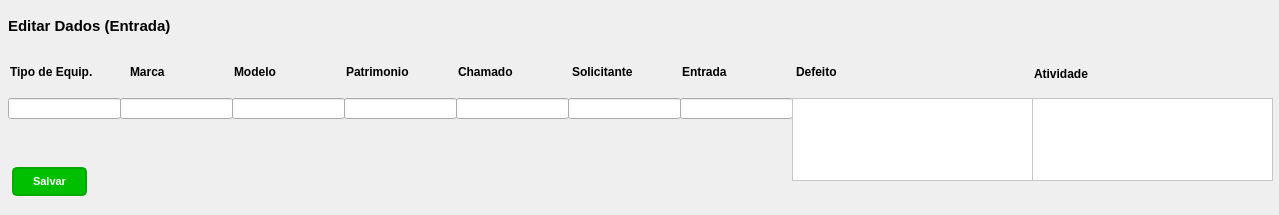
<?xml version="1.0" encoding="UTF-8"?>
<ui version="4.0">
 <class>MainWindow</class>
 <widget class="QMainWindow" name="MainWindow">
  <property name="geometry">
   <rect>
    <x>0</x>
    <y>0</y>
    <width>1279</width>
    <height>215</height>
   </rect>
  </property>
  <property name="windowTitle">
   <string>MainWindow</string>
  </property>
  <widget class="QWidget" name="centralwidget">
   <widget class="QLabel" name="label">
    <property name="geometry">
     <rect>
      <x>8</x>
      <y>14</y>
      <width>377</width>
      <height>23</height>
     </rect>
    </property>
    <property name="font">
     <font>
      <pointsize>11</pointsize>
      <weight>75</weight>
      <bold>true</bold>
     </font>
    </property>
    <property name="text">
     <string>Editar Dados (Entrada)</string>
    </property>
   </widget>
   <widget class="QLabel" name="label_2">
    <property name="geometry">
     <rect>
      <x>10</x>
      <y>64</y>
      <width>133</width>
      <height>16</height>
     </rect>
    </property>
    <property name="styleSheet">
     <string notr="true">font: 75 8pt &quot;MS Shell Dlg 2&quot;;
font-weight: bold;</string>
    </property>
    <property name="text">
     <string>Tipo de Equip.</string>
    </property>
   </widget>
   <widget class="QLineEdit" name="elineEdit">
    <property name="geometry">
     <rect>
      <x>8</x>
      <y>98</y>
      <width>113</width>
      <height>21</height>
     </rect>
    </property>
   </widget>
   <widget class="QLineEdit" name="elineEdit_2">
    <property name="geometry">
     <rect>
      <x>120</x>
      <y>98</y>
      <width>113</width>
      <height>21</height>
     </rect>
    </property>
   </widget>
   <widget class="QLabel" name="label_3">
    <property name="geometry">
     <rect>
      <x>130</x>
      <y>64</y>
      <width>105</width>
      <height>16</height>
     </rect>
    </property>
    <property name="styleSheet">
     <string notr="true">font: 75 8pt &quot;MS Shell Dlg 2&quot;;
font-weight: bold;</string>
    </property>
    <property name="text">
     <string>Marca</string>
    </property>
   </widget>
   <widget class="QLabel" name="label_4">
    <property name="geometry">
     <rect>
      <x>234</x>
      <y>64</y>
      <width>105</width>
      <height>16</height>
     </rect>
    </property>
    <property name="styleSheet">
     <string notr="true">font: 75 8pt &quot;MS Shell Dlg 2&quot;;
font-weight: bold;</string>
    </property>
    <property name="text">
     <string>Modelo</string>
    </property>
   </widget>
   <widget class="QLabel" name="label_5">
    <property name="geometry">
     <rect>
      <x>346</x>
      <y>64</y>
      <width>105</width>
      <height>16</height>
     </rect>
    </property>
    <property name="styleSheet">
     <string notr="true">font: 75 8pt &quot;MS Shell Dlg 2&quot;;
font-weight: bold;</string>
    </property>
    <property name="text">
     <string>Patrimonio</string>
    </property>
   </widget>
   <widget class="QLabel" name="label_6">
    <property name="geometry">
     <rect>
      <x>458</x>
      <y>64</y>
      <width>105</width>
      <height>16</height>
     </rect>
    </property>
    <property name="styleSheet">
     <string notr="true">font: 75 8pt &quot;MS Shell Dlg 2&quot;;
font-weight: bold;</string>
    </property>
    <property name="text">
     <string>Chamado</string>
    </property>
   </widget>
   <widget class="QLabel" name="label_7">
    <property name="geometry">
     <rect>
      <x>572</x>
      <y>64</y>
      <width>105</width>
      <height>16</height>
     </rect>
    </property>
    <property name="styleSheet">
     <string notr="true">font: 75 8pt &quot;MS Shell Dlg 2&quot;;
font-weight: bold;</string>
    </property>
    <property name="text">
     <string>Solicitante</string>
    </property>
   </widget>
   <widget class="QLabel" name="label_8">
    <property name="geometry">
     <rect>
      <x>796</x>
      <y>64</y>
      <width>105</width>
      <height>16</height>
     </rect>
    </property>
    <property name="styleSheet">
     <string notr="true">font: 75 8pt &quot;MS Shell Dlg 2&quot;;
font-weight: bold;</string>
    </property>
    <property name="text">
     <string>Defeito</string>
    </property>
   </widget>
   <widget class="QLabel" name="elabel_9">
    <property name="geometry">
     <rect>
      <x>1034</x>
      <y>66</y>
      <width>105</width>
      <height>16</height>
     </rect>
    </property>
    <property name="styleSheet">
     <string notr="true">font: 75 8pt &quot;MS Shell Dlg 2&quot;;
font-weight: bold;</string>
    </property>
    <property name="text">
     <string>Atividade</string>
    </property>
   </widget>
   <widget class="QLineEdit" name="elineEdit_3">
    <property name="geometry">
     <rect>
      <x>232</x>
      <y>98</y>
      <width>113</width>
      <height>21</height>
     </rect>
    </property>
   </widget>
   <widget class="QLineEdit" name="elineEdit_4">
    <property name="geometry">
     <rect>
      <x>344</x>
      <y>98</y>
      <width>113</width>
      <height>21</height>
     </rect>
    </property>
   </widget>
   <widget class="QLineEdit" name="elineEdit_5">
    <property name="geometry">
     <rect>
      <x>456</x>
      <y>98</y>
      <width>113</width>
      <height>21</height>
     </rect>
    </property>
   </widget>
   <widget class="QLineEdit" name="elineEdit_6">
    <property name="geometry">
     <rect>
      <x>568</x>
      <y>98</y>
      <width>113</width>
      <height>21</height>
     </rect>
    </property>
   </widget>
   <widget class="QPushButton" name="bsalvaredicao">
    <property name="geometry">
     <rect>
      <x>12</x>
      <y>167</y>
      <width>75</width>
      <height>29</height>
     </rect>
    </property>
    <property name="font">
     <font>
      <family>MS Shell Dlg 2</family>
      <pointsize>8</pointsize>
      <weight>75</weight>
      <italic>false</italic>
      <bold>true</bold>
     </font>
    </property>
    <property name="styleSheet">
     <string notr="true">background-color: rgb(0, 191, 0);
border: 2px solid black;
border-color: rgb(0, 170, 0);
border-radius: 5px;
padding: 5px;
font: 75 8pt &quot;MS Shell Dlg 2&quot;;
font-weight: bold;
color: rgb(255, 255, 255);</string>
    </property>
    <property name="text">
     <string>Salvar</string>
    </property>
   </widget>
   <widget class="QLabel" name="label_12">
    <property name="geometry">
     <rect>
      <x>682</x>
      <y>64</y>
      <width>59</width>
      <height>16</height>
     </rect>
    </property>
    <property name="styleSheet">
     <string notr="true">font: 75 8pt &quot;MS Shell Dlg 2&quot;;
font-weight: bold;</string>
    </property>
    <property name="text">
     <string>Entrada</string>
    </property>
   </widget>
   <widget class="QLineEdit" name="elineEdit_11">
    <property name="geometry">
     <rect>
      <x>680</x>
      <y>98</y>
      <width>113</width>
      <height>21</height>
     </rect>
    </property>
   </widget>
   <widget class="QTextEdit" name="elineEdit_7">
    <property name="geometry">
     <rect>
      <x>792</x>
      <y>98</y>
      <width>241</width>
      <height>83</height>
     </rect>
    </property>
    <property name="styleSheet">
     <string notr="true">background-color: rgb(255, 255, 255);</string>
    </property>
    <property name="html">
     <string>&lt;!DOCTYPE HTML PUBLIC &quot;-//W3C//DTD HTML 4.0//EN&quot; &quot;http://www.w3.org/TR/REC-html40/strict.dtd&quot;&gt;
&lt;html&gt;&lt;head&gt;&lt;meta name=&quot;qrichtext&quot; content=&quot;1&quot; /&gt;&lt;style type=&quot;text/css&quot;&gt;
p, li { white-space: pre-wrap; }
&lt;/style&gt;&lt;/head&gt;&lt;body style=&quot; font-family:'MS Shell Dlg 2'; font-size:8pt; font-weight:400; font-style:normal;&quot;&gt;
&lt;p align=&quot;justify&quot; style=&quot;-qt-paragraph-type:empty; margin-top:0px; margin-bottom:0px; margin-left:0px; margin-right:0px; -qt-block-indent:0; text-indent:0px;&quot;&gt;&lt;br /&gt;&lt;/p&gt;&lt;/body&gt;&lt;/html&gt;</string>
    </property>
   </widget>
   <widget class="QTextEdit" name="elineEdit_8">
    <property name="geometry">
     <rect>
      <x>1032</x>
      <y>98</y>
      <width>241</width>
      <height>83</height>
     </rect>
    </property>
    <property name="styleSheet">
     <string notr="true">background-color: rgb(255, 255, 255);</string>
    </property>
    <property name="html">
     <string>&lt;!DOCTYPE HTML PUBLIC &quot;-//W3C//DTD HTML 4.0//EN&quot; &quot;http://www.w3.org/TR/REC-html40/strict.dtd&quot;&gt;
&lt;html&gt;&lt;head&gt;&lt;meta name=&quot;qrichtext&quot; content=&quot;1&quot; /&gt;&lt;style type=&quot;text/css&quot;&gt;
p, li { white-space: pre-wrap; }
&lt;/style&gt;&lt;/head&gt;&lt;body style=&quot; font-family:'MS Shell Dlg 2'; font-size:8pt; font-weight:400; font-style:normal;&quot;&gt;
&lt;p align=&quot;justify&quot; style=&quot;-qt-paragraph-type:empty; margin-top:0px; margin-bottom:0px; margin-left:0px; margin-right:0px; -qt-block-indent:0; text-indent:0px;&quot;&gt;&lt;br /&gt;&lt;/p&gt;&lt;/body&gt;&lt;/html&gt;</string>
    </property>
   </widget>
  </widget>
 </widget>
 <resources/>
 <connections/>
</ui>
